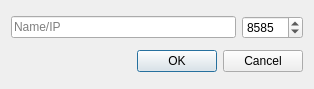
<?xml version="1.0" encoding="UTF-8"?>
<ui version="4.0">
 <class>NewServerDialog</class>
 <widget class="QDialog" name="NewServerDialog">
  <property name="geometry">
   <rect>
    <x>0</x>
    <y>0</y>
    <width>314</width>
    <height>89</height>
   </rect>
  </property>
  <property name="windowTitle">
   <string>Dialog</string>
  </property>
  <layout class="QGridLayout" name="gridLayout">
   <item row="0" column="0">
    <widget class="QLineEdit" name="nameEdit">
     <property name="enabled">
      <bool>true</bool>
     </property>
     <property name="placeholderText">
      <string>Name/IP</string>
     </property>
    </widget>
   </item>
   <item row="0" column="1">
    <widget class="QSpinBox" name="portBox">
     <property name="minimum">
      <number>0</number>
     </property>
     <property name="maximum">
      <number>65535</number>
     </property>
     <property name="value">
      <number>8585</number>
     </property>
    </widget>
   </item>
   <item row="1" column="0" colspan="2">
    <widget class="QDialogButtonBox" name="buttonBox">
     <property name="orientation">
      <enum>Qt::Horizontal</enum>
     </property>
     <property name="standardButtons">
      <set>QDialogButtonBox::Cancel|QDialogButtonBox::Ok</set>
     </property>
    </widget>
   </item>
  </layout>
 </widget>
 <resources/>
 <connections>
  <connection>
   <sender>buttonBox</sender>
   <signal>accepted()</signal>
   <receiver>NewServerDialog</receiver>
   <slot>accept()</slot>
   <hints>
    <hint type="sourcelabel">
     <x>248</x>
     <y>254</y>
    </hint>
    <hint type="destinationlabel">
     <x>157</x>
     <y>274</y>
    </hint>
   </hints>
  </connection>
  <connection>
   <sender>buttonBox</sender>
   <signal>rejected()</signal>
   <receiver>NewServerDialog</receiver>
   <slot>reject()</slot>
   <hints>
    <hint type="sourcelabel">
     <x>316</x>
     <y>260</y>
    </hint>
    <hint type="destinationlabel">
     <x>286</x>
     <y>274</y>
    </hint>
   </hints>
  </connection>
 </connections>
</ui>
